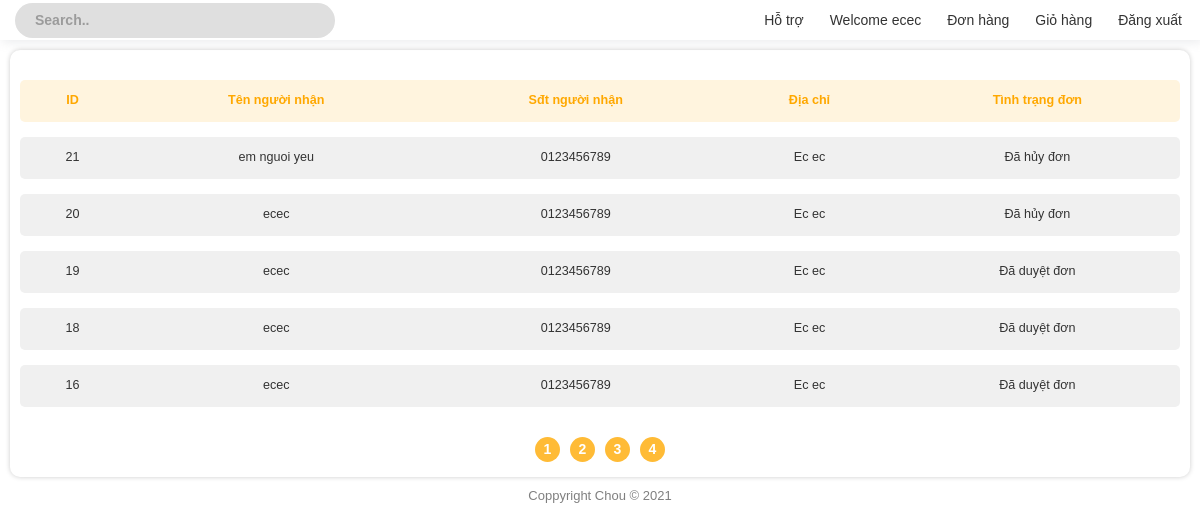
Page /Client/order_status.php (signed in) on the committed database.
### tables this page shows
CREATE TABLE `bill` (
  `id` int(11) NOT NULL,
  `customer_id` int(11) NOT NULL,
  `time_order` datetime NOT NULL DEFAULT CURRENT_TIMESTAMP,
  `recipient_name` varchar(20) NOT NULL,
  `customer_phone` varchar(20) NOT NULL,
  `customer_address` varchar(30) NOT NULL,
  `note` varchar(30) NOT NULL,
  `status` tinyint(4) NOT NULL
);

### Client/cart/order_status_content.php (the view, shortened to what this page needs)
<!DOCTYPE html>
<html lang="en">
<head>
    <link rel="stylesheet" href="./css/main.css?v=2.3">
</head>
<body>
    <?php
    $page = 1;
    $user_id = $_SESSION['id'];
    $number_of_post_query = "SELECT count(*) FROM bill WHERE customer_id = '$user_id'";
    $post_array = mysqli_query($connect, $number_of_post_query);
    $result_array = mysqli_fetch_array($post_array);
    $number_of_post = $result_array['count(*)'];
    $number_post_per_page = 5;
    $number_of_page = ceil($number_of_post / $number_post_per_page);
    $number_of_skip_page = $number_post_per_page * ($page - 1);
    $querry = "SELECT * FROM bill WHERE customer_id = '$user_id' ORDER BY id DESC LIMIT $number_post_per_page OFFSET $number_of_skip_page ";
    $result = mysqli_query($connect, $querry);
    ?>
    <div class="content_container">
        <table class="styled-table">
            <thead>
                <tr>
                    <th>ID</th>
                    <th>Tên người nhận</th>
                    <th>Sđt người nhận</th>
                    <th>Địa chỉ</th>
                    <th>Tình trạng đơn</th>
                </tr>
            </thead>
            <tbody>
                <?php foreach ($result as $bill) { ?>
                    <tr>
                        <td><a href="bill_detail.php?bill_detail=<?php echo $bill['id'] ?>"><?php echo $bill['id'] ?></a></td>
                        <td><a href="bill_detail.php?bill_detail=<?php echo $bill['id'] ?>"><?php echo $bill['recipient_name'] ?></a></td>
                        <td><a href="bill_detail.php?bill_detail=<?php echo $bill['id'] ?>"><?php echo $bill['customer_phone'] ?></a></td>
                        <td><a href="bill_detail.php?bill_detail=<?php echo $bill['id'] ?>"><?php echo $bill['customer_address'] ?></a></td>
                        <td><a href="bill_detail.php?bill_detail=<?php echo $bill['id'] ?>">
                                <?php
                                if ($bill['status'] == 1) {
                                    echo "Chờ duyệt đơn";
                                } else if ($bill['status'] == 2) {
                                    echo "Đã duyệt đơn";
                                } else if ($bill['status'] == 3) {
                                    echo "Đã hủy đơn";
                                }
                                ?>
                            </a>
                        </td>
                    </tr>
                <?php } ?>
            </tbody>
        </table>
        <div class="page_number_list">
            <?php for ($i = 1; $i <= $number_of_page; $i++) { ?>
                <div class="page_number">
                    <a href="?page=<?php echo $i; ?>">
                        <?php echo $i; ?>
                    </a>
                </div>
            <?php } ?>
        </div>
    </div>
</body>
</html>

### Client/css/main.css (style rules this page uses)
::placeholder { color: black; opacity: 0.3; font-weight: 600; }
.content_container { background-color: #fff; margin: 10px; padding: 10px; border-radius: 10px; box-shadow: 0px 0px 5px rgba(0, 0, 0, 0.205); }
.styled-table thead tr { background-color: #FFF4DE; color: #FFA800 !important; text-align: center; }
.styled-table th, .styled-table td { padding: 12px 15px; text-align: center; }
.styled-table td:first-child, .styled-table th:first-child { border-radius: 5px 0px 0px 5px; }
.styled-table td:last-child, .styled-table th:last-child { border-radius: 0 5px 5px 0; }
.styled-table tbody tr { background-color: #f0f0f0 !important; color: #4b4c4d; }
.styled-table tbody tr:nth-of-type(even) { background-color: #fff; }
.styled-table tbody tr:last-of-type { border-bottom: none; }
.styled-table { border-collapse:separate; border-spacing:0 15px; margin: 5px 0; font-size: 0.9em; font-family: sans-serif; min-width: 400px; width: 100%; }
.styled-table a { color:#333 !important; }
.page_number_list { display: flex; flex-direction: row; align-items: center; justify-content: center; margin-top: 10px; }
.page_number { background-color: #FFBB36; height: 25px; width: 25px; border-radius: 50%; display: flex; justify-content: center; align-items: center; margin: 5px; }
.page_number a { color: white; font-weight: 600; }

### Client/css/styles.css (style rules this page uses)
:root { --light-gray: #2b3032a1; --primary-color: #45ccb8; --border: #3a3737; --text-color: #fff; --text-color-secondary: #2b3032; --roboto: "Roboto", sans-serif; --gugi: "Gugi", cursive; --sofia: "Sofia", cursive; --anton: "Anton", sans-serif; --banner-height: 300px; }
body { overflow: visible !important; padding-right: 0 !important; }
html, body { margin: 0px; padding: 0px; color: rgb(37, 37, 37); font-family: "Poppins", sans-serif; }
a:link { color: #3535ec; text-decoration: none; }

### rows in the picture
bill: id "21", recipient_name "em nguoi yeu", customer_phone "0123456789", customer_address "Ec ec", status "Đã hủy đơn"
bill: id "20", recipient_name "ecec", customer_phone "0123456789", customer_address "Ec ec", status "Đã hủy đơn"
bill: id "19", recipient_name "ecec", customer_phone "0123456789", customer_address "Ec ec", status "Đã duyệt đơn"
bill: id "18", recipient_name "ecec", customer_phone "0123456789", customer_address "Ec ec", status "Đã duyệt đơn"
bill: id "16", recipient_name "ecec", customer_phone "0123456789", customer_address "Ec ec", status "Đã duyệt đơn"

### other values in the picture
$_SESSION['name'] "ecec"
